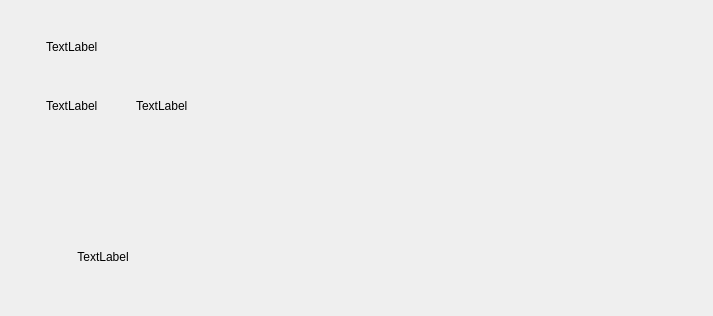
<?xml version="1.0" encoding="UTF-8"?>
<ui version="4.0">
 <class>BaseInfoWidget</class>
 <widget class="QWidget" name="BaseInfoWidget">
  <property name="geometry">
   <rect>
    <x>0</x>
    <y>0</y>
    <width>713</width>
    <height>316</height>
   </rect>
  </property>
  <property name="windowTitle">
   <string>Form</string>
  </property>
  <property name="styleSheet">
   <string notr="true"/>
  </property>
  <layout class="QHBoxLayout" name="horizontalLayout_3">
   <property name="spacing">
    <number>2</number>
   </property>
   <property name="leftMargin">
    <number>0</number>
   </property>
   <property name="topMargin">
    <number>0</number>
   </property>
   <property name="rightMargin">
    <number>0</number>
   </property>
   <property name="bottomMargin">
    <number>0</number>
   </property>
   <item>
    <layout class="QVBoxLayout" name="verticalLayout">
     <property name="spacing">
      <number>2</number>
     </property>
     <item>
      <layout class="QHBoxLayout" name="horizontalLayout">
       <property name="spacing">
        <number>0</number>
       </property>
       <item>
        <spacer name="horizontalSpacer">
         <property name="orientation">
          <enum>Qt::Horizontal</enum>
         </property>
         <property name="sizeType">
          <enum>QSizePolicy::Fixed</enum>
         </property>
         <property name="sizeHint" stdset="0">
          <size>
           <width>46</width>
           <height>20</height>
          </size>
         </property>
        </spacer>
       </item>
       <item>
        <widget class="ClickableLabel" name="labelName">
         <property name="sizePolicy">
          <sizepolicy hsizetype="Expanding" vsizetype="Expanding">
           <horstretch>0</horstretch>
           <verstretch>0</verstretch>
          </sizepolicy>
         </property>
         <property name="minimumSize">
          <size>
           <width>0</width>
           <height>0</height>
          </size>
         </property>
         <property name="maximumSize">
          <size>
           <width>1677215</width>
           <height>1677215</height>
          </size>
         </property>
         <property name="text">
          <string>TextLabel</string>
         </property>
        </widget>
       </item>
      </layout>
     </item>
     <item>
      <layout class="QHBoxLayout" name="horizontalLayout_2">
       <property name="spacing">
        <number>0</number>
       </property>
       <item>
        <spacer name="horizontalSpacer_2">
         <property name="orientation">
          <enum>Qt::Horizontal</enum>
         </property>
         <property name="sizeType">
          <enum>QSizePolicy::Fixed</enum>
         </property>
         <property name="sizeHint" stdset="0">
          <size>
           <width>46</width>
           <height>20</height>
          </size>
         </property>
        </spacer>
       </item>
       <item>
        <widget class="QLabel" name="labelSex">
         <property name="sizePolicy">
          <sizepolicy hsizetype="Preferred" vsizetype="Preferred">
           <horstretch>0</horstretch>
           <verstretch>0</verstretch>
          </sizepolicy>
         </property>
         <property name="minimumSize">
          <size>
           <width>0</width>
           <height>0</height>
          </size>
         </property>
         <property name="maximumSize">
          <size>
           <width>1677215</width>
           <height>1677215</height>
          </size>
         </property>
         <property name="styleSheet">
          <string notr="true"/>
         </property>
         <property name="text">
          <string>TextLabel</string>
         </property>
        </widget>
       </item>
       <item>
        <spacer name="horizontalSpacer_3">
         <property name="orientation">
          <enum>Qt::Horizontal</enum>
         </property>
         <property name="sizeType">
          <enum>QSizePolicy::Fixed</enum>
         </property>
         <property name="sizeHint" stdset="0">
          <size>
           <width>20</width>
           <height>20</height>
          </size>
         </property>
        </spacer>
       </item>
       <item>
        <widget class="QLabel" name="labelAge">
         <property name="sizePolicy">
          <sizepolicy hsizetype="Preferred" vsizetype="Preferred">
           <horstretch>0</horstretch>
           <verstretch>0</verstretch>
          </sizepolicy>
         </property>
         <property name="minimumSize">
          <size>
           <width>0</width>
           <height>0</height>
          </size>
         </property>
         <property name="maximumSize">
          <size>
           <width>1677215</width>
           <height>1677215</height>
          </size>
         </property>
         <property name="text">
          <string>TextLabel</string>
         </property>
        </widget>
       </item>
      </layout>
     </item>
     <item>
      <spacer name="verticalSpacer">
       <property name="orientation">
        <enum>Qt::Vertical</enum>
       </property>
       <property name="sizeType">
        <enum>QSizePolicy::Fixed</enum>
       </property>
       <property name="sizeHint" stdset="0">
        <size>
         <width>20</width>
         <height>10</height>
        </size>
       </property>
      </spacer>
     </item>
     <item>
      <widget class="BedNumWidget" name="widgetBedNum" native="true">
       <property name="sizePolicy">
        <sizepolicy hsizetype="Preferred" vsizetype="Fixed">
         <horstretch>0</horstretch>
         <verstretch>0</verstretch>
        </sizepolicy>
       </property>
       <property name="minimumSize">
        <size>
         <width>0</width>
         <height>68</height>
        </size>
       </property>
       <property name="maximumSize">
        <size>
         <width>1677215</width>
         <height>68</height>
        </size>
       </property>
       <property name="styleSheet">
        <string notr="true"/>
       </property>
      </widget>
     </item>
     <item>
      <widget class="QLabel" name="labelLevel">
       <property name="sizePolicy">
        <sizepolicy hsizetype="Preferred" vsizetype="Fixed">
         <horstretch>0</horstretch>
         <verstretch>0</verstretch>
        </sizepolicy>
       </property>
       <property name="minimumSize">
        <size>
         <width>0</width>
         <height>118</height>
        </size>
       </property>
       <property name="maximumSize">
        <size>
         <width>1677215</width>
         <height>118</height>
        </size>
       </property>
       <property name="text">
        <string>TextLabel</string>
       </property>
       <property name="alignment">
        <set>Qt::AlignCenter</set>
       </property>
      </widget>
     </item>
    </layout>
   </item>
   <item>
    <layout class="QGridLayout" name="gridLayout">
     <property name="spacing">
      <number>2</number>
     </property>
     <item row="0" column="0">
      <widget class="PatientInfoWidget" name="widgetTime" native="true">
       <property name="sizePolicy">
        <sizepolicy hsizetype="Fixed" vsizetype="Expanding">
         <horstretch>0</horstretch>
         <verstretch>0</verstretch>
        </sizepolicy>
       </property>
       <property name="minimumSize">
        <size>
         <width>125</width>
         <height>0</height>
        </size>
       </property>
       <property name="maximumSize">
        <size>
         <width>125</width>
         <height>1677215</height>
        </size>
       </property>
       <property name="styleSheet">
        <string notr="true"/>
       </property>
      </widget>
     </item>
     <item row="0" column="1">
      <widget class="PatientInfoWidget" name="widgetEat" native="true">
       <property name="sizePolicy">
        <sizepolicy hsizetype="Fixed" vsizetype="Expanding">
         <horstretch>0</horstretch>
         <verstretch>0</verstretch>
        </sizepolicy>
       </property>
       <property name="minimumSize">
        <size>
         <width>125</width>
         <height>0</height>
        </size>
       </property>
       <property name="maximumSize">
        <size>
         <width>125</width>
         <height>1677215</height>
        </size>
       </property>
       <property name="styleSheet">
        <string notr="true"/>
       </property>
      </widget>
     </item>
     <item row="0" column="2">
      <widget class="PatientAdviseWidget" name="widgetAdvise" native="true">
       <property name="sizePolicy">
        <sizepolicy hsizetype="MinimumExpanding" vsizetype="Expanding">
         <horstretch>0</horstretch>
         <verstretch>0</verstretch>
        </sizepolicy>
       </property>
       <property name="minimumSize">
        <size>
         <width>251</width>
         <height>0</height>
        </size>
       </property>
       <property name="styleSheet">
        <string notr="true"/>
       </property>
      </widget>
     </item>
     <item row="1" column="0">
      <widget class="PatientInfoWidget" name="widgetDoctor" native="true">
       <property name="sizePolicy">
        <sizepolicy hsizetype="Fixed" vsizetype="Expanding">
         <horstretch>0</horstretch>
         <verstretch>0</verstretch>
        </sizepolicy>
       </property>
       <property name="minimumSize">
        <size>
         <width>125</width>
         <height>0</height>
        </size>
       </property>
       <property name="maximumSize">
        <size>
         <width>125</width>
         <height>1677215</height>
        </size>
       </property>
       <property name="styleSheet">
        <string notr="true"/>
       </property>
      </widget>
     </item>
     <item row="1" column="1">
      <widget class="PatientInfoWidget" name="widgetNurse" native="true">
       <property name="sizePolicy">
        <sizepolicy hsizetype="Fixed" vsizetype="Expanding">
         <horstretch>0</horstretch>
         <verstretch>0</verstretch>
        </sizepolicy>
       </property>
       <property name="minimumSize">
        <size>
         <width>125</width>
         <height>0</height>
        </size>
       </property>
       <property name="maximumSize">
        <size>
         <width>125</width>
         <height>1677215</height>
        </size>
       </property>
       <property name="styleSheet">
        <string notr="true"/>
       </property>
      </widget>
     </item>
     <item row="1" column="2">
      <widget class="PatientAdviseWidget" name="widgetAllergy" native="true">
       <property name="sizePolicy">
        <sizepolicy hsizetype="MinimumExpanding" vsizetype="Expanding">
         <horstretch>0</horstretch>
         <verstretch>0</verstretch>
        </sizepolicy>
       </property>
       <property name="minimumSize">
        <size>
         <width>251</width>
         <height>0</height>
        </size>
       </property>
       <property name="styleSheet">
        <string notr="true"/>
       </property>
      </widget>
     </item>
    </layout>
   </item>
  </layout>
 </widget>
 <customwidgets>
  <customwidget>
   <class>BedNumWidget</class>
   <extends>QWidget</extends>
   <header>bednumwidget.h</header>
   <container>1</container>
  </customwidget>
  <customwidget>
   <class>PatientInfoWidget</class>
   <extends>QWidget</extends>
   <header>patientinfowidget.h</header>
   <container>1</container>
  </customwidget>
  <customwidget>
   <class>PatientAdviseWidget</class>
   <extends>QWidget</extends>
   <header>patientadvisewidget.h</header>
   <container>1</container>
  </customwidget>
  <customwidget>
   <class>ClickableLabel</class>
   <extends>QLabel</extends>
   <header>clickablelabel.h</header>
  </customwidget>
 </customwidgets>
 <resources/>
 <connections/>
</ui>
